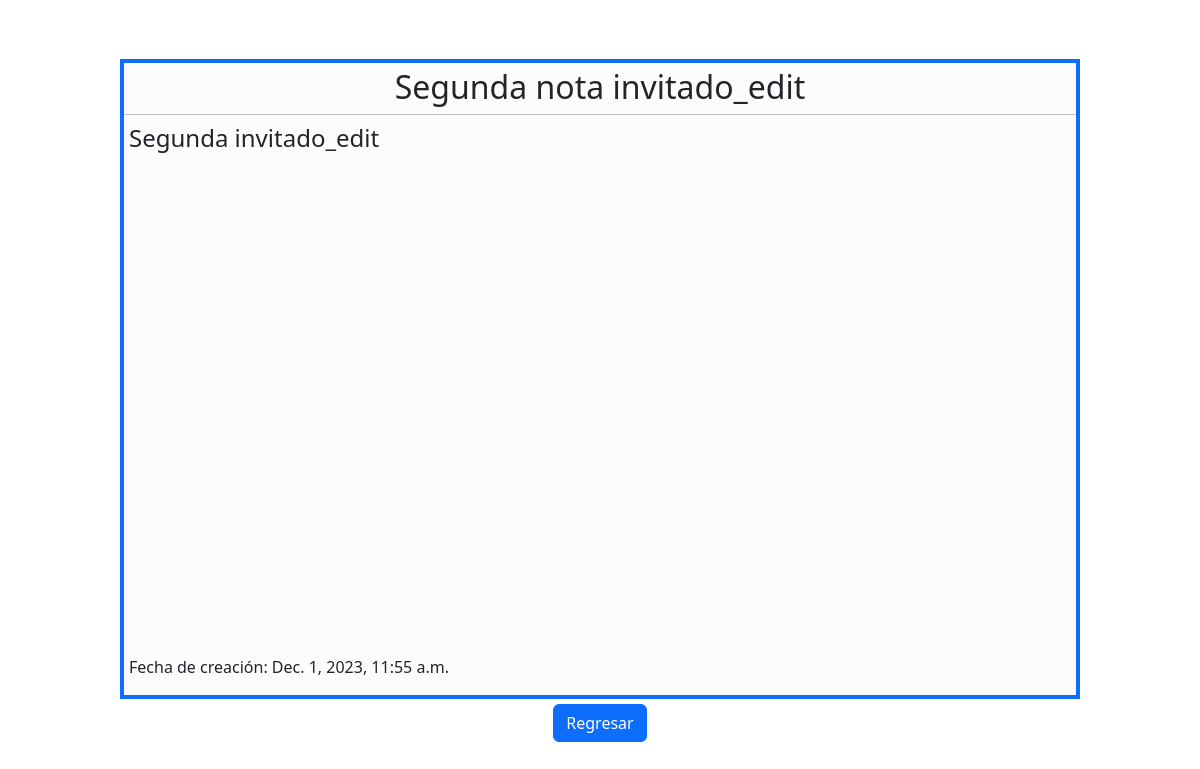
Page /notes/viewNote/42/1 on the earlier database version.
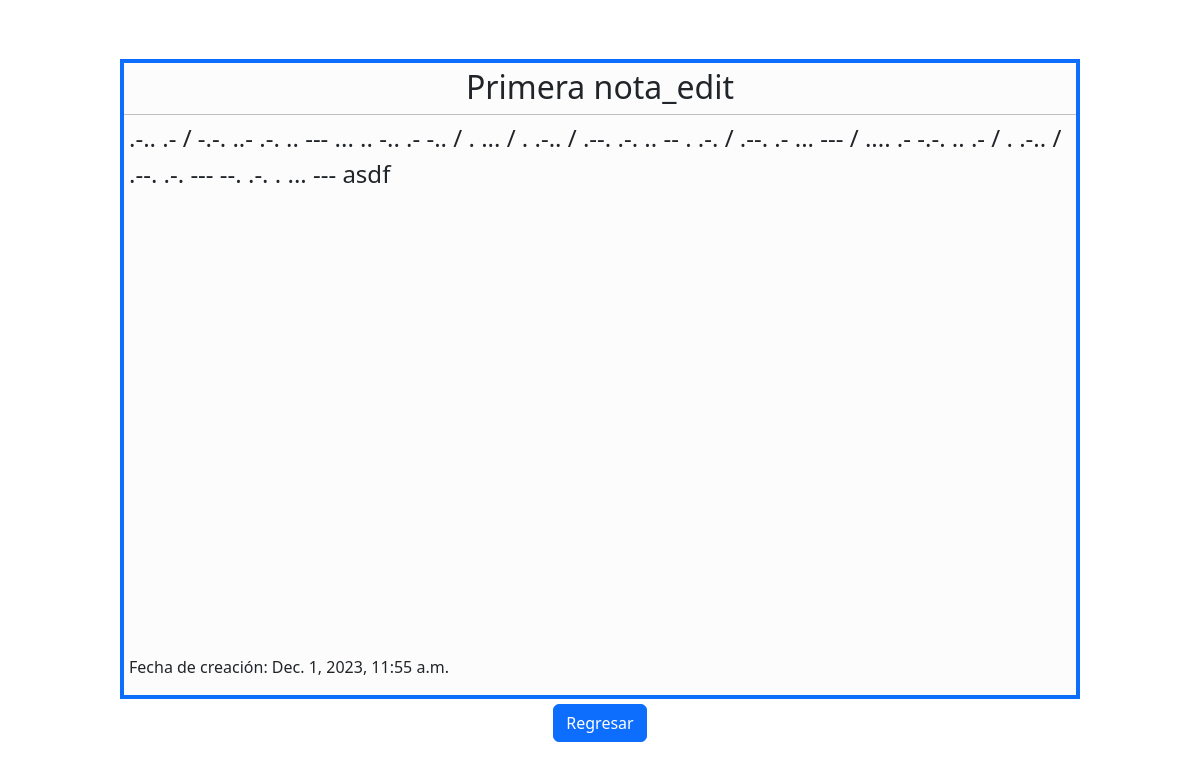
Same page on the later database version.
### notes/models.py (models this page shows, shortened)
class Note(models.Model):
    title = models.CharField(max_length=30)
    note_body = models.CharField(max_length=200)
    creation_date = models.DateTimeField()
    ref_user = models.ForeignKey(User, on_delete=models.CASCADE, null=True)

### notes/views.py (the view)
# urls.py: path('viewNote/<id>/<page>', views.viewNotePage, name='viewNotePage'),
def viewNotePage(request, id, page):
    note = Note.objects.get(id=id)
    page_number = page
    template = loader.get_template("verNota.html")
    context = {'note': note, "page": page_number}
    return HttpResponse(template.render(context,request))

### notes/templates/verNota.html (shortened to what this page needs)
{% extends 'base.html' %} {% load static %} {% block extraHead %}
<link rel="stylesheet" type="text/css" href="{% static '/css/note.css' %}" defer />
{% endblock extraHead %} {% block body %}
<body>
    <div id="main-container" class="border border-4 border-primary">
        <div id="title-container">
            <h2>{{ note.title }}</h2>
        </div>
        <div id="body-container">
            <p>{{ note.note_body }}</p>
        </div>
        <div id="date-container">
            <p>Fecha de creación: {{ note.creation_date }}</p>
        </div>
    </div>
    <a href="{% url 'notesPagePag'%}?page={{ page }}" class="btn btn-primary">Regresar</a>
</body>
{% endblock body %}

Differences in the rows shown:
changed Note: title "Segunda nota invitado_edit" → "Primera nota_edit"; note_body "Segunda invitado_edit" → ".-.. .- / -.-. ..- .-. .. --- ... .. -.. .- -.. / . ... / . .-.. / .--. .-. .. -- . .-. / .--. .- ... --- / .... .- -.-. .. .- / . .-.. / .--. .-. --- --. .-. . ... --- asdf"
